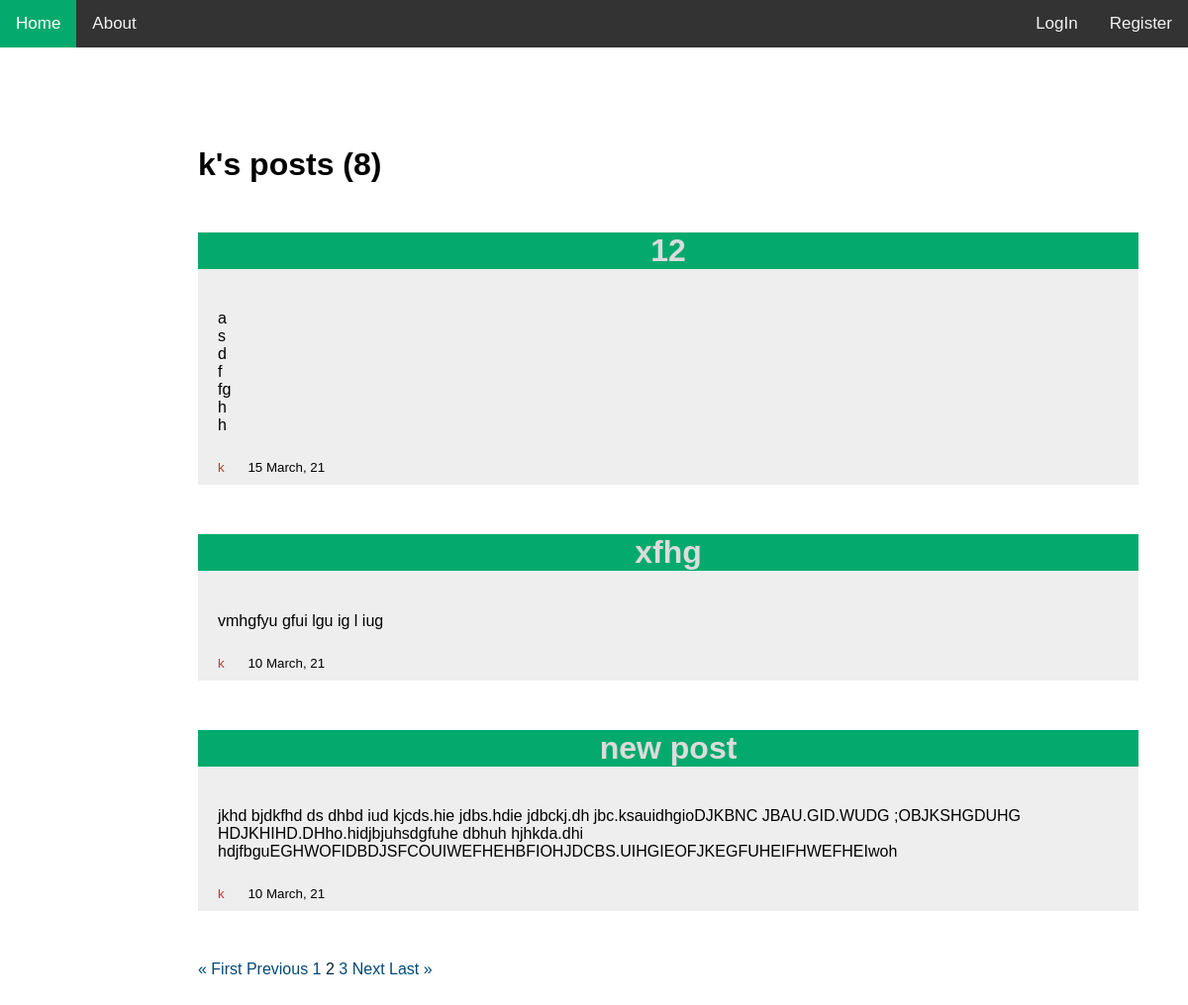
/k/posts/?page=2, run on the app's committed database.
### blog/models.py (models this page shows, shortened)
class post(models.Model):
    title = models.CharField(max_length = 100)
    description = models.TextField()
    date = models.DateTimeField(auto_now_add = True)
    author = models.ForeignKey(User, on_delete = models.CASCADE)

### blog/views.py (the view)
# urls.py: path('<str:username>/posts/', views.user_posts.as_view(), name = 'user-post'),
class user_posts(ListView):
	model = post
	template_name = 'blog/user_post.html'
	context_object_name = 'posts'
	paginate_by = 3
	def get_queryset(self):
		x = get_object_or_404(User, username = self.kwargs.get('username'))
		return post.objects.filter(author = x).order_by('-date')

### blog/templates/blog/user_post.html
{% extends 'blog/base.html' %}
{%block dp%}
    <h1 class="info"> {{ view.kwargs.username}}'s posts ({{page_obj.paginator.count}}) </h1>
    {% for post in posts %}
        <div class="post">
            <h1><a href="{% url 'post-detail' post.pk %}">{{post.title}}</a></h1>
            <p class="padd">{{post.description|linebreaksbr}}</p>
            <small class="padd" >
                <a class="author" href=""> {{post.author}}  </a>
             </small>
            <small class="">{{post.date|date:"d F, y"}}</small>
        </div>
    {%endfor%}
    <div class="pagination">
        {% if is_paginated %}
            {% if page_obj.has_previous %}
                <a href="?page=1">&laquo; First</a>
                <a href="?page={{page_obj.previous_page_number}}">Previous</a>
            {% endif %}
            {% for p in page_obj.paginator.page_range%}
                {% if p == page_obj.number %}
                    {{p}}
                {% elif p > page_obj.number|add:'-3' and p < page_obj.number|add:'3' %}
                <a href="?page={{ p}}">{{p}}</a>
                {% endif %}
            {% endfor %}
            {% if page_obj.has_next %}
                <a href="?page={{ page_obj.next_page_number}}">Next</a>
                <a href="?page={{ page_obj.paginator.num_pages}}">Last &raquo;</a>
            {% endif %}
        {% endif%}
    </div>
{%endblock dp%}

### blog/static/blog/main.css (style rules this page uses)
body { margin: 0px; font-family: Arial, Helvetica, sans-serif; }
.post { margin: 0px 50px 50px 200px; background-color: #eee; color: black; display: block; text-decoration: none; padding-bottom: 10px; }
.post h1 { background-color: #04AA6D; color: white; text-align: center; }
.post h1 a { text-decoration: none; color: rgb(219, 219, 219); }
.padd { padding: 20px 20px 10px 20px; }
.author { text-decoration: none; color: rgb(197, 55, 55); }
.info { margin: 0px 50px 50px 200px; }
.pagination { padding: 0px 0px 50px 200px; color: #051f31; }
.pagination a { text-decoration: none; color: #024979; }

### data on the page
post: title "12", description "a s d f fg h h", author "k", date "15 March, 21"
post: title "xfhg", description "vmhgfyu gfui lgu ig l iug", author "k", date "10 March, 21"
post: title "new post", description "jkhd bjdkfhd ds dhbd iud kjcds.hie jdbs.hdie jdbckj.dh jbc.ksauidhgioDJKBNC JBAU.GID.WUDG ;OBJKSHGDUHG HDJKHIHD.DHho.hidjbjuhsdgfuhe dbhuh hjhkda.dhi hdjfbguEGHWOFIDBDJSFCOUIWEFHEHBFIOHJDCBS.UIHGIEOFJKEGFUHEIFHWEFHEIwoh", author "k", date "10 March, 21"

### other printed values
{{ view.kwargs.username }} "k"
{{ page_obj.paginator.count }} "8"
{{ p }} "1" "3"
{{ p }} "2"
